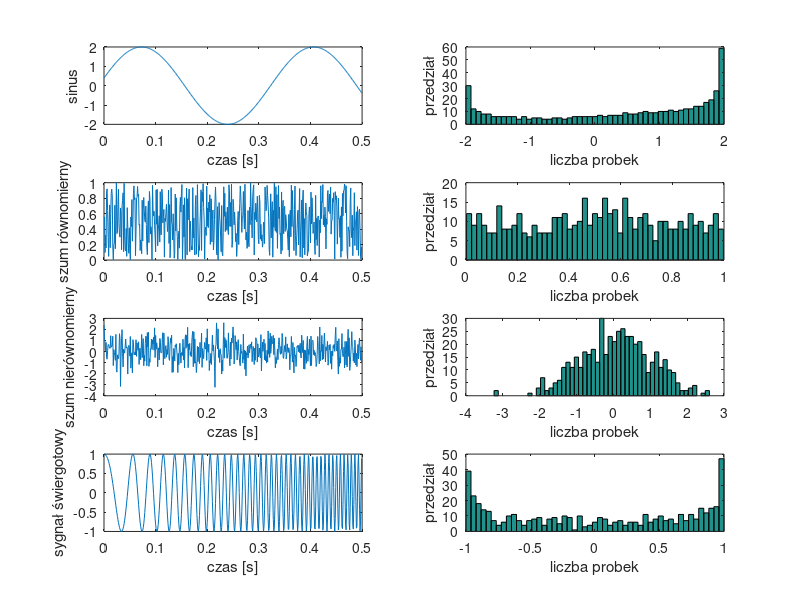
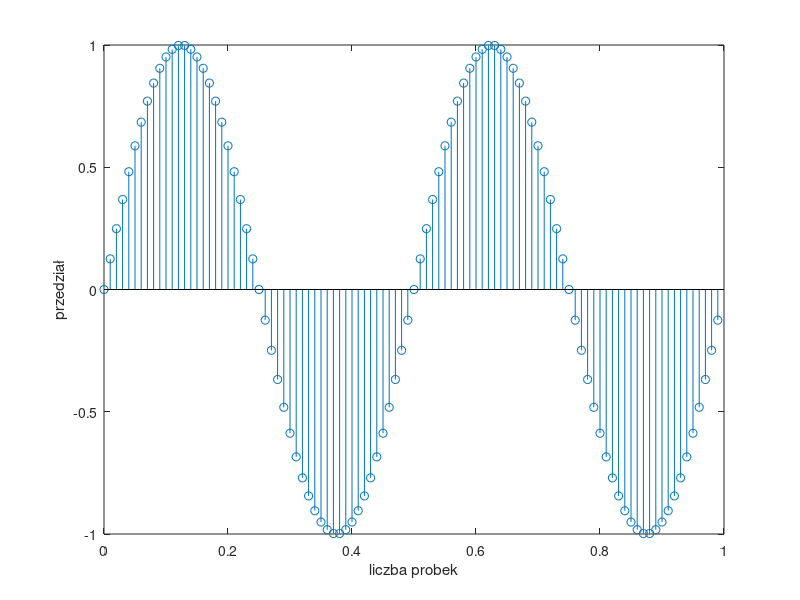

The MATLAB source for these figures, in order:
clear all;
close all;

grid on;
hold on;
figure(1)

N=500;                 %długość sygnału, próbki
fp=1000;               %częstotliwość próbkowania
A=2;                   %amplituda funkcji sinus
f=3;                   %częstotliwość funkcji sinus
fi=0.2;                % faza początkowa funkcji sinus

t=[0:1/fp:(N-1)/fp];   %wektor czasu od 0 do (N-1)/fp
                       %ze skokiem: 1/fp
                       
x=A*sin(2*pi*f*t+fi);  %funkcja sinus
subplot(421)
plot(t,x)
xlabel('czas [s]')
ylabel('sinus')
subplot(422)
nbis=51;
hist(x,nbis);
xlabel('liczba probek')
ylabel('przedział')

y=rand(1,N);           %szum równomierny
subplot(423)
plot(t,y)
xlabel('czas [s]')
ylabel('szum równomierny')
subplot(424)
nbis=51;
hist(y,nbis);
xlabel('liczba probek')
ylabel('przedział')

z=randn(1,N);          %szum nierównomierny
subplot(425)
plot(t,z)
xlabel('czas [s]')
ylabel('szum nierównomierny')
subplot(426)
nbis=51;
hist(z,nbis);
xlabel('liczba probek')
ylabel('przedział')


f0=10;                 %sygnał świergotowy
f1=150;
t1=(N-1)/fp;
v=chirp(t,f0,t1,f1);
subplot(427)
plot(t,v)
xlabel('czas [s]')
ylabel('sygnał świergotowy')
subplot(428)
nbis=51;
hist(v,nbis);
xlabel('liczba probek')
ylabel('przedział')

figure (2)
N2=100;
fp2=100;
t2=0:1/fp2:(N2-1)/fp2;
a=sin(2*pi*2*t2);
stem(t2,a)
xlabel('liczba probek')
ylabel('przedział')



